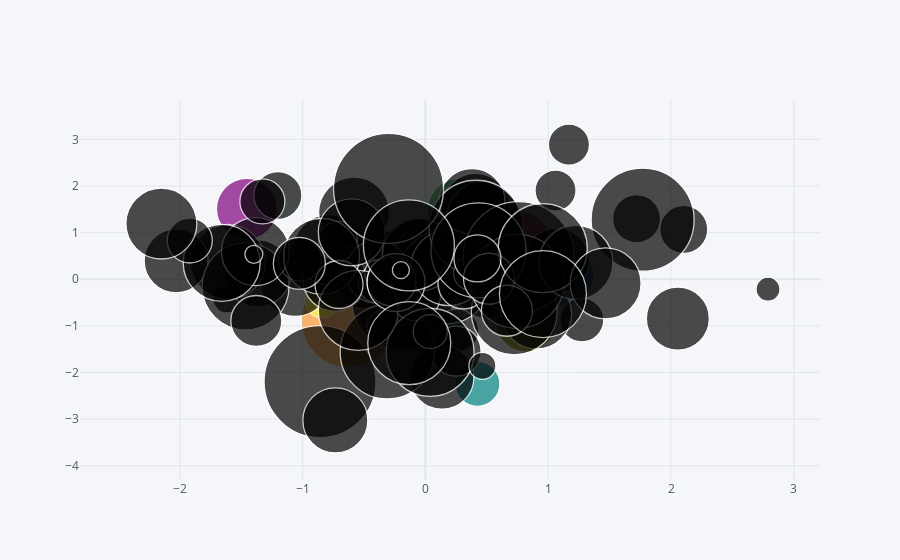

The notebook cell this image was saved under:
### Code cell
dataframe.iplot(kind='bubble', x='a', y='b', size='c')
